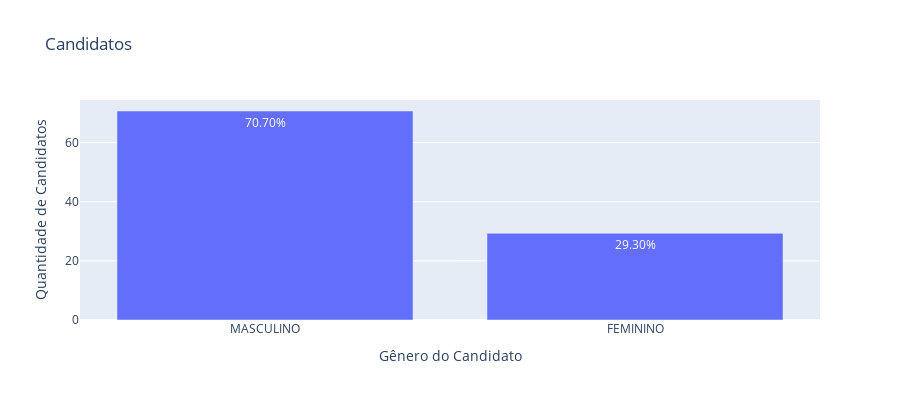

Here is the notebook cell this chart was saved with:
### Code cell
data = dados_agg['DS_GENERO'].value_counts(normalize=True).reset_index()

data['proportion'] = data['proportion']*100

fig = px.bar(
    data, 
    x='DS_GENERO',  # Eixo X
    y='proportion',  # Eixo Y
    title='Candidatos'  # Título do gráfico
)

# Atualizar os títulos dos eixos
fig.update_layout(
    xaxis_title="Gênero do Candidato",  # Título do eixo X
    yaxis_title="Quantidade de Candidatos",  # Título do eixo Y
    width=900, 
    height=400
)

# Mostrar os valores nas barras
fig.update_traces(texttemplate='%{y:.2f}%', textposition='inside')

fig.show()

### Figure 1 — Plotly figure (JSON) as saved in the notebook; plotly's stock layout.template omitted (floating-point values rounded to 4 significant figures)
{"data": [{"alignmentgroup": "True", "hovertemplate": "DS_GENERO=%{x}<br>proportion=%{y}<extra></extra>", "legendgroup": "", "marker": {"color": "#636efa", "pattern": {"shape": ""}}, "name": "", "offsetgroup": "", "orientation": "v", "showlegend": false, "textposition": "inside", "texttemplate": "%{y:.2f}%", "type": "bar", "x": ["MASCULINO", "FEMININO"], "xaxis": "x", "y": [70.7, 29.3], "yaxis": "y"}], "layout": {"barmode": "relative", "height": 400, "legend": {"tracegroupgap": 0}, "title": {"text": "Candidatos"}, "width": 900, "xaxis": {"anchor": "y", "domain": [0, 1], "title": {"text": "Gênero do Candidato"}}, "yaxis": {"anchor": "x", "domain": [0, 1], "title": {"text": "Quantidade de Candidatos"}}}}
